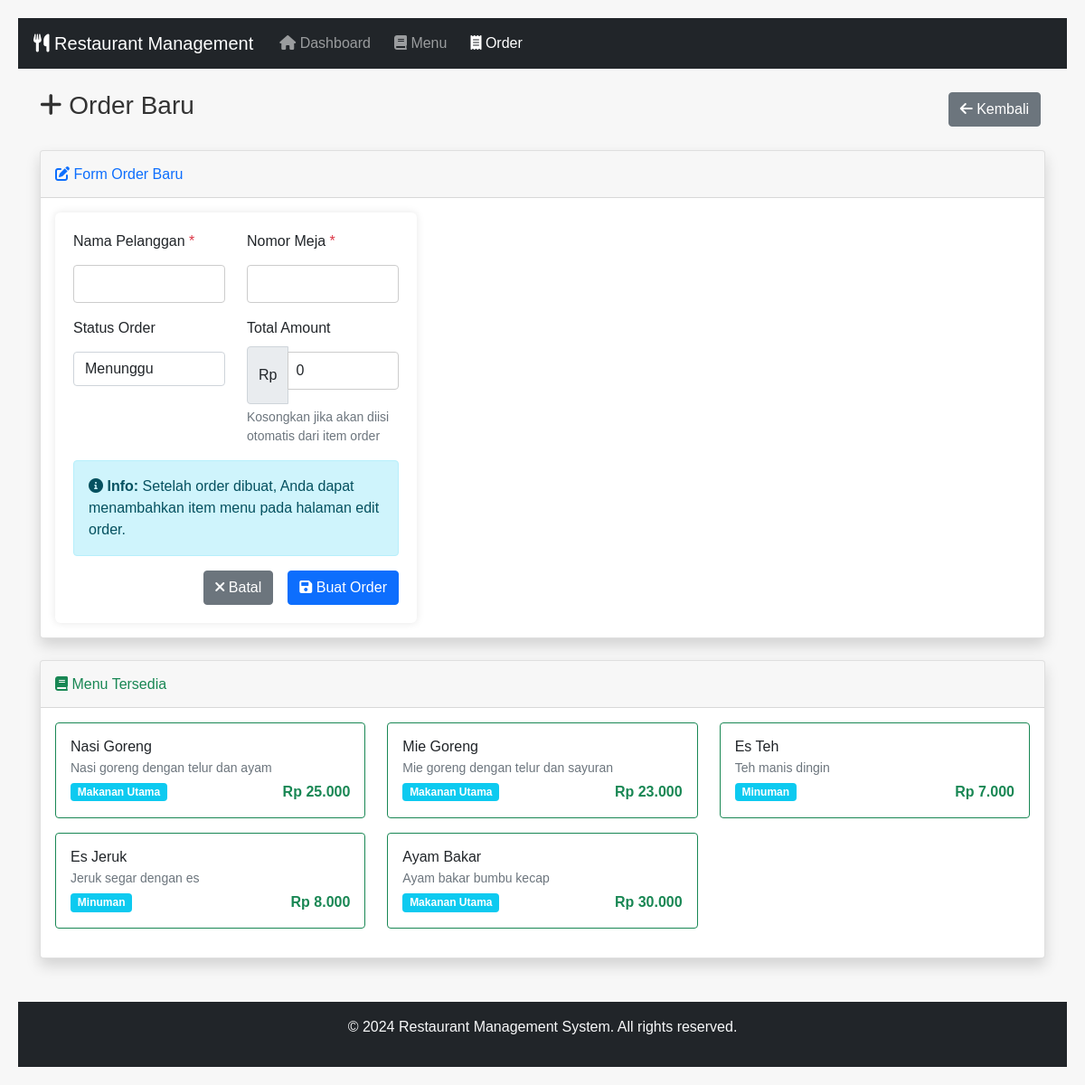
Page /index.php?page=order&action=create on the committed database.
### tables this page shows
CREATE TABLE IF NOT EXISTS menu (
    id INT AUTO_INCREMENT PRIMARY KEY,
    name VARCHAR(100) NOT NULL,
    description TEXT,
    price DECIMAL(10, 2) NOT NULL,
    category VARCHAR(50),
    is_available BOOLEAN DEFAULT TRUE,
    created_at TIMESTAMP DEFAULT CURRENT_TIMESTAMP
);

### viewmodels/MenuViewModel.php (called while the page is built, shortened)
<?php
class MenuViewModel {
    private $model;
    public function __construct($db) {
        $this->model = new MenuModel($db);
    }
    public function getAllMenus() {
        $stmt = $this->model->getAll();
        return $stmt;
    }
}

### models/MenuModel.php (called while the page is built, shortened)
<?php
class MenuModel {
    private $conn;
    private $table_name = "menu";
    public function __construct($db) {
        $this->conn = $db;
    }
    public function getAll() {
        $query = "SELECT * FROM " . $this->table_name . " ORDER BY id ASC";
        $stmt = $this->conn->prepare($query);
        $stmt->execute();
        return $stmt->fetchAll();
    }
}

### views/order/create.php (the view, shortened to what this page needs)
<?php
$menuViewModel = new MenuViewModel($db);
$menus = $menuViewModel->getAllMenus();
$order = (object) [
    'id' => '',
    'customer_name' => '',
    'table_number' => '',
    'order_status' => 'pending',
    'total_amount' => 0
];
?>
<div class="container-fluid">
    <div class="row">
        <div class="col-12">
            <div class="d-flex justify-content-between align-items-center mb-4">
                <h1 class="h3">
                    <i class="fas fa-plus"></i> Order Baru
                </h1>
                <a href="index.php?page=order" class="btn btn-secondary">
                    <i class="fas fa-arrow-left"></i> Kembali
                </a>
            </div>
        </div>
    </div>
    <div class="card shadow">
        <div class="card-header py-3">
            <h6 class="m-0 font-weight-bold text-primary">
                <i class="fas fa-edit"></i> Form Order Baru
            </h6>
        </div>
        <div class="card-body">
            <form method="POST" action="">
                <div class="row">
                    <div class="col-md-6">
                        <div class="mb-3">
                            <label for="customer_name" class="form-label">Nama Pelanggan <span class="text-danger">*</span></label>
                            <input type="text" class="form-control" id="customer_name" name="customer_name"
                                   value="<?php echo htmlspecialchars($order->customer_name); ?>" required>
                        </div>
                    </div>
                    <div class="col-md-6">
                        <div class="mb-3">
                            <label for="table_number" class="form-label">Nomor Meja <span class="text-danger">*</span></label>
                            <input type="number" class="form-control" id="table_number" name="table_number"
                                   value="<?php echo $order->table_number; ?>" min="1" required>
                        </div>
                    </div>
                </div>
                <div class="row">
                    <div class="col-md-6">
                        <div class="mb-3">
                            <label for="order_status" class="form-label">Status Order</label>
                            <select class="form-control" id="order_status" name="order_status">
                                <option value="pending" <?php echo ($order->order_status == 'pending') ? 'selected' : ''; ?>>Menunggu</option>
                            </select>
                        </div>
                    </div>
                    <div class="col-md-6">
                        <div class="mb-3">
                            <label for="total_amount" class="form-label">Total Amount</label>
                            <div class="input-group">
                                <span class="input-group-text">Rp</span>
                                <input type="number" class="form-control" id="total_amount" name="total_amount"
                                       value="<?php echo $order->total_amount; ?>" min="0" step="1000">
                            </div>
                            <div class="form-text">Kosongkan jika akan diisi otomatis dari item order</div>
                        </div>
                    </div>
                </div>
                <div class="alert alert-info">
                    <i class="fas fa-info-circle"></i>
                    <strong>Info:</strong> Setelah order dibuat, Anda dapat menambahkan item menu pada halaman edit order.
                </div>
                <div class="d-grid gap-2 d-md-flex justify-content-md-end">
                    <a href="index.php?page=order" class="btn btn-secondary me-md-2">
                        <i class="fas fa-times"></i> Batal
                    </a>
                    <button type="submit" name="create_order" class="btn btn-primary">
                        <i class="fas fa-save"></i> Buat Order
                    </button>
                </div>
            </form>
        </div>
    </div>
    <div class="card shadow mt-4">
        <div class="card-header py-3">
            <h6 class="m-0 font-weight-bold text-success">
                <i class="fas fa-book"></i> Menu Tersedia
            </h6>
        </div>
        <div class="card-body">
            <?php if (empty($menus)): ?>
                <div class="text-center py-3">
                    <i class="fas fa-exclamation-triangle fa-2x text-warning mb-2"></i>
                    <p class="text-muted">Tidak ada menu tersedia</p>
                    <a href="index.php?page=menu&action=create" class="btn btn-warning btn-sm">
                        <i class="fas fa-plus"></i> Tambah Menu
                    </a>
                </div>
            <?php else: ?>
                <div class="row">
                    <?php foreach ($menus as $menu): ?>
                        <?php if ($menu['is_available']): ?>
                            <div class="col-md-4 mb-3">
                                <div class="card border-success">
                                    <div class="card-body p-3">
                                        <h6 class="card-title mb-1"><?php echo htmlspecialchars($menu['name']); ?></h6>
                                        <p class="card-text small text-muted mb-1"><?php echo htmlspecialchars($menu['description']); ?></p>
                                        <div class="d-flex justify-content-between align-items-center">
                                            <span class="badge bg-info"><?php echo htmlspecialchars($menu['category']); ?></span>
                                            <strong class="text-success"><?php echo 'Rp ' . number_format($menu['price'], 0, ',', '.'); ?></strong>
                                        </div>
                                    </div>
                                </div>
                            </div>
                        <?php endif; ?>
                    <?php endforeach; ?>
                </div>
            <?php endif; ?>
        </div>
    </div>
</div>

### assets/css/style.css (style rules this page uses)
body { font-family: Arial, sans-serif; margin: 20px; background-color: #f7f7f7; }
h1 { color: #333; }
a { color: #007BFF; text-decoration: none; margin: 0 5px; }
form { background-color: white; padding: 20px; width: 400px; box-shadow: 0 0 10px rgba(0,0,0,0.1); border-radius: 6px; }
input[type="text"], input[type="number"], input[type="date"], select { width: 100%; padding: 8px; margin: 6px 0 16px 0; border: 1px solid #ccc; border-radius: 4px; }
button { background-color: #4CAF50; color: white; padding: 10px 16px; border: none; border-radius: 4px; cursor: pointer; }

### rows in the picture
menu: name "Nasi Goreng", description "Nasi goreng dengan telur dan ayam", category "Makanan Utama", price "25.000"
menu: name "Mie Goreng", description "Mie goreng dengan telur dan sayuran", category "Makanan Utama", price "23.000"
menu: name "Es Teh", description "Teh manis dingin", category "Minuman", price "7.000"
menu: name "Es Jeruk", description "Jeruk segar dengan es", category "Minuman", price "8.000"
menu: name "Ayam Bakar", description "Ayam bakar bumbu kecap", category "Makanan Utama", price "30.000"
